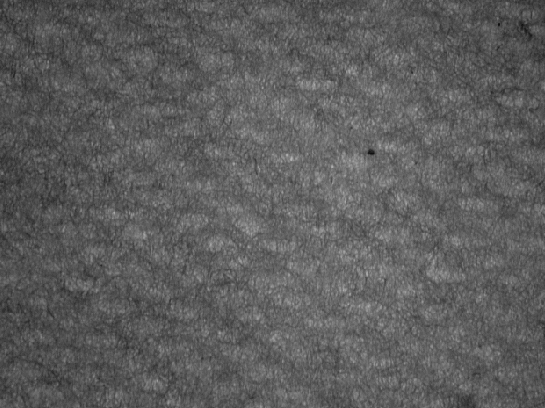
%> input picture Proj4.tif, 545 x 408 px
$ octave Farshad_Part1.m   (GNU Octave 9; MATLAB toolbox functions it lacks are replaced by stand-ins)
%> lines starting %> are read from the running program, lines starting %| are printed output that depends on the picture

%Main script to read the image in and filter out the periodic signal from
%the image and then correct the non-uniform illumination
clear; close all;

% fileName = input("Enter the name of the image with extention ex. Image.tif -> ", 's');
imOrig = (imread("Proj4.tif"));
%> imOrig is the input picture: size 408x545 uint8; min 16, max 181, mean 93

[nx, ny] = size(imOrig);
%> nx = 408; ny = 545

FT = (fftshift(fft2((imOrig))));

%FT2 = fft2(double(imOrig));
%FT2 =  (1 + abs(fftshift(fft2((imOrig)))));
figure;
imagesc(log(1+abs(FT)))
colorbar()
colormap("gray")%colorbar()
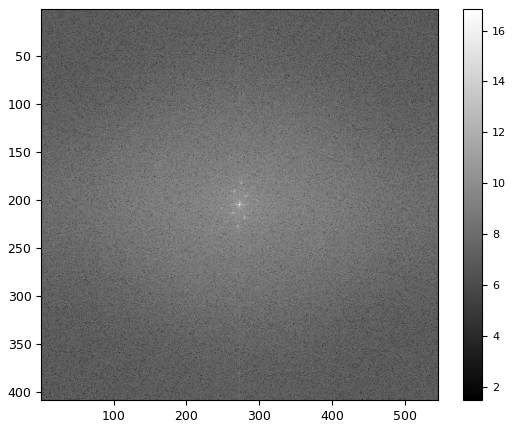
%> figure redrawn from the program's plot data
figure;
plot(abs((FT)))
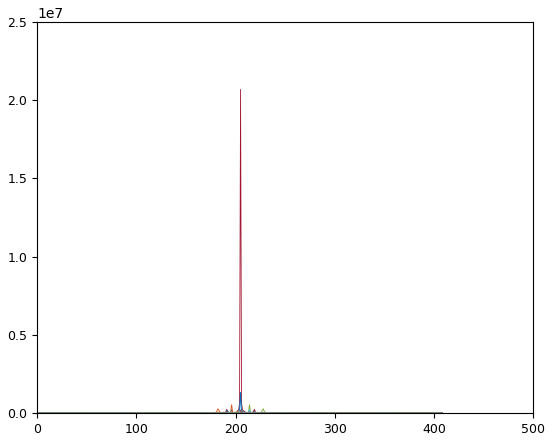
%> figure redrawn from the program's plot data; curve peaks at x = 240, y = 6824.5; curve peaks at x = 231, y = 8019.9; curve peaks at x = 185, y = 7350.6; curve peaks at x = 185, y = 8251.8
%% Filter Design
fc = 182;
fp = 228;
fs = 1E12;

% [7 lines of commented-out code are left out]

hi = bandpassfilter([3,3],fc/(fs/2),fp/((fs/2)),6);

figure;
plot(log(1+abs(FT)))
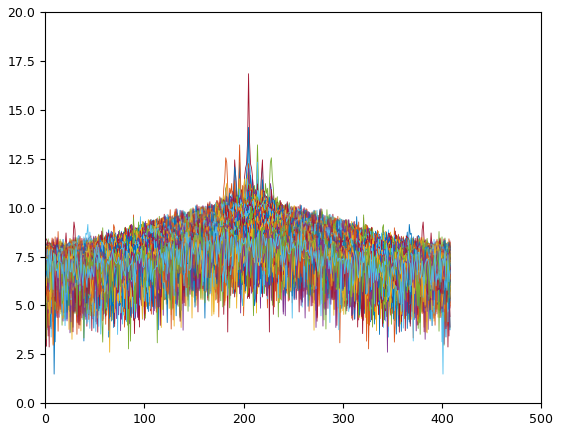
%> figure redrawn from the program's plot data; curve peaks at x = 240, y = 8.83; curve peaks at x = 231, y = 8.99; curve peaks at x = 185, y = 8.9; curve peaks at x = 185, y = 9.02
%

%g = real(ifft2(ifftshift((FT))));
g = (fftshift(ifft2(FT)));
figure;
imshowpair((imOrig-uint8(abs(g))),imOrig,'montage');
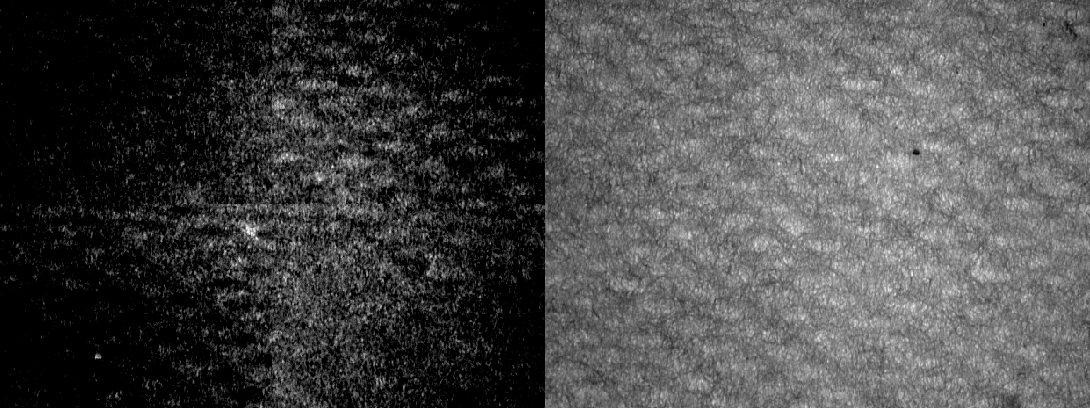
%> displayed picture: size 408x1090, on the screen's scale of 0 to 255; min 0, max 255, mean 71.3
figure;
imshowpair((uint8(abs(g))),imread("Proj4_pattern.tif"),'montage');
%> (this line was passed over: imshowpair is not available in this run)
figure;
imshowpair(histeq(uint8(abs(g))),imread("Proj4_pattern.tif"),'montage');
%> (this line was passed over: imshowpair is not available in this run)

%% Functions
function Y = imfft(X)
Y = fftshift(fft2(X));
end

function Y = imifft(X)
Y = abs(ifft2(ifftshift(X)));
end

% [15 lines left out: function immagphase, not called in this run]

% LOWPASSFILTER - Constructs a low-pass butterworth filter.
%
% usage: f = lowpassfilter(sze, cutoff, n)
%
% where: sze    is a two element vector specifying the size of filter
%               to construct.
%        cutoff is the cutoff frequency of the filter 0 - 0.5
%        n      is the order of the filter, the higher n is the sharper
%               the transition is. (n must be an integer >= 1).
%
% The frequency origin of the returned filter is at the corners.
%
% See also: HIGHPASSFILTER, HIGHBOOSTFILTER, BANDPASSFILTER
%

% Peter Kovesi   pk@cs.uwa.edu.au
% Department of Computer Science & Software Engineering
% The University of Western Australia
%
% October 1999
%
% Modified Rob Gaddi   gaddi@rice.edu
% ELEC 301
% Rice University
%
% December 2001

function f = lowpassfilter(sze, cutoff, n)

if cutoff < 0 | cutoff > 0.5
    error('cutoff frequency must be between 0 and 0.5');
end

if rem(n,1) ~= 0 | n < 1
    error('n must be an integer >= 1');
end

%  Modification ELEC 301 Project Group, Dec 2001
%  Original code [rows, cols] = sze was not accepted by Matlab
rows = sze(1);
cols = sze(2);
%  End Alteration

% X and Y matrices with ranges normalised to +/- 0.5
x =  (ones(rows,1) * [1:cols]  - (fix(cols/2)+1))/cols;
y =  ([1:rows]' * ones(1,cols) - (fix(rows/2)+1))/rows;

radius = sqrt(x.^2 + y.^2);        % A matrix with every pixel = radius relative to centre.

%  Alteration, ELEC 301 Project Group, Dec 2001
%  Original code fftshifted the filter before output.  Since
%  imFFT and imIFFT already shift, the output should remain low-centered.
f = 1 ./ (1.0 + (radius ./ cutoff).^(2*n));   % The filter
%  End Alteration
end

% BANDPASSFILTER - Constructs a band-pass butterworth filter
%
% usage: f = bandpassfilter(sze, cutin, cutoff, n)
%
% where: sze    is a two element vector specifying the size of filter
%               to construct.
%        cutin and cutoff are the frequencies defining the band pass 0 - 0.5
%        n      is the order of the filter, the higher n is the sharper
%               the transition is. (n must be an integer >= 1).
%
% The frequency origin of the returned filter is at the corners.
%
% See also: LOWPASSFILTER, HIGHPASSFILTER, HIGHBOOSTFILTER
%

% Peter Kovesi   pk@cs.uwa.edu.au
% Department of Computer Science & Software Engineering
% The University of Western Australia
%
% October 1999

function f = bandpassfilter(sze, cutin, cutoff, n)

if cutin < 0 | cutin > 0.5 | cutoff < 0 | cutoff > 0.5
    error('frequencies must be between 0 and 0.5');
end

if rem(n,1) ~= 0 | n < 1
    error('n must be an integer >= 1');
end

f = lowpassfilter(sze, cutoff, n) - lowpassfilter(sze, cutin, n);
end

% HIGHPASSFILTER  - Constructs a high-pass butterworth filter.
%
% usage: f = highpassfilter(sze, cutoff, n)
%
% where: sze    is a two element vector specifying the size of filter
%               to construct.
%        cutoff is the cutoff frequency of the filter 0 - 0.5
%        n      is the order of the filter, the higher n is the sharper
%               the transition is. (n must be an integer >= 1).
%
% The frequency origin of the returned filter is at the corners.
%
% See also: LOWPASSFILTER, HIGHBOOSTFILTER, BANDPASSFILTER
%

% Peter Kovesi   pk@cs.uwa.edu.au
% Department of Computer Science & Software Engineering
% The University of Western Australia
%
% October 1999

% [12 lines left out: function highpassfilter, not called in this run]

%EFILTER constructs an elliptical lowpass filter Butterworth filter
%   E = EFILTER(Size, cutoffM, cutoffm, n) designs an Nth order elliptical
%   lowpass digital Butterworth filter where Size is a two element
%   [rows, cols] vector specifying the size of the filter to construct,
%   cutoffM and cutoffm, the cutoff freqency on the major and minor
%   axes are 0 < cutoff <= 1.
%
%   If E = EFilter(Size, cutoffM, cutoffm, n, alpha), where alpha is an angle
%   in radians, it will return and plot an elliptical filter rotated
%   counter-clockwise through alpha.
%
%   If E = EFilter(Size, cutoffM, cutoffm, n, alpha, xoff, yoff), where xoff
%   and yoff are offsets in the x and y direction, it will return and
%   plot an eliptical filter which is offset by the specified amount.
%   An offset of 0 corresponds to the center and an offset of 1
%   corresponds to the edge of the filter. A positive offset shifts the
%   filter in the positive direction.
%
%   Calling EFilter(...) without assigning the output variable
%   plots the 3D surface described by the function.

% Katie Streit   kstreit@rice.edu
% ELEC 301
% Rice University
%
% December 2001

% Much of this code was based on Peter Kovesi's  (pk@cs.uwa.edu.au)
% Matlab function for a lowpass Butterworth filter.


% [73 lines left out: function EFilter, not called in this run]
